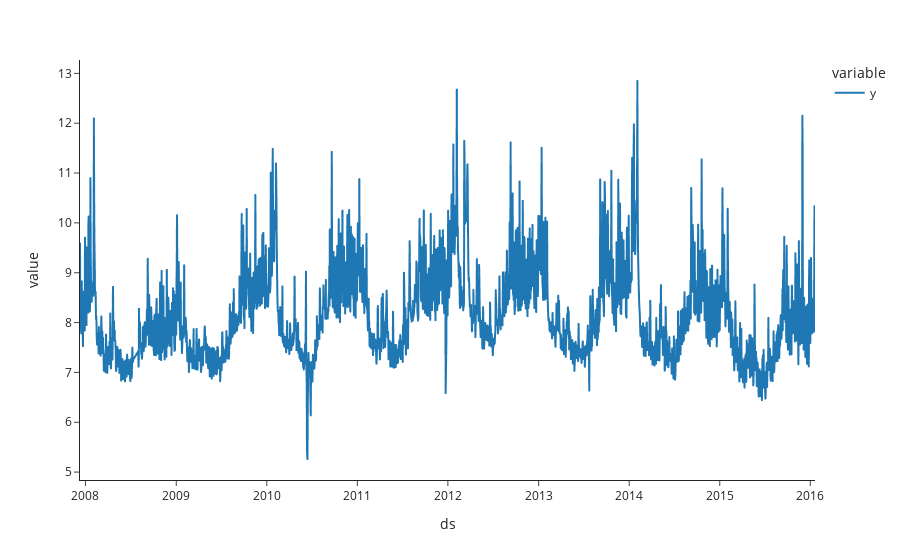

The code cell stored with this chart in its notebook:
### Code cell
px.line(df.set_index('ds'), template='simple_white')

### Figure 1 — Plotly figure (JSON) as saved in the notebook; plotly's stock layout.template omitted (floating-point values rounded to 4 significant figures; data arrays with more than 128 entries replaced by an {"elided": "..."} marker saying what was removed)
{"data": [{"hovertemplate": "variable=y<br>ds=%{x}<br>value=%{y}<extra></extra>", "legendgroup": "y", "line": {"color": "#1F77B4", "dash": "solid"}, "marker": {"symbol": "circle"}, "mode": "lines", "name": "y", "showlegend": true, "type": "scattergl", "x": {"elided": "2905 str values"}, "xaxis": "x", "y": {"elided": "2905 float values"}, "yaxis": "y"}], "layout": {"legend": {"title": {"text": "variable"}, "tracegroupgap": 0}, "margin": {"t": 60}, "xaxis": {"anchor": "y", "domain": [0, 1], "title": {"text": "ds"}}, "yaxis": {"anchor": "x", "domain": [0, 1], "title": {"text": "value"}}}}
